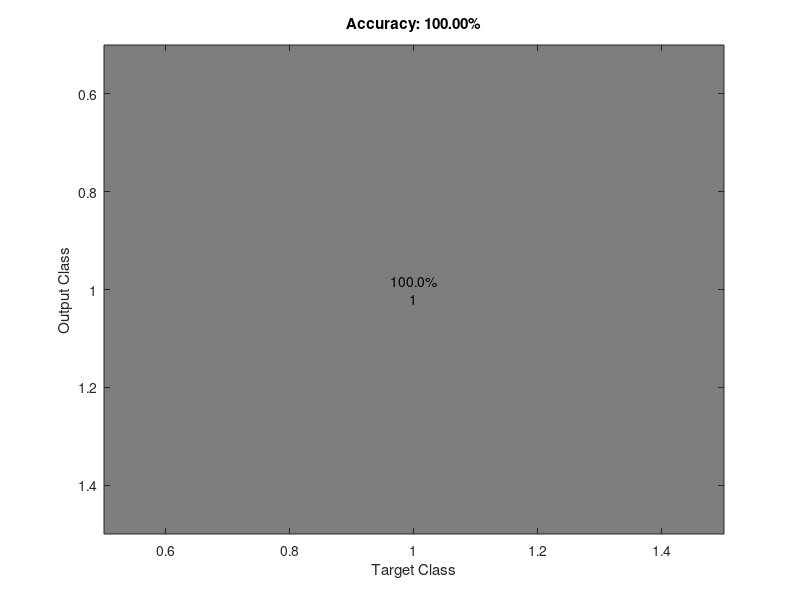

Write the MATLAB code that produced this figure. (Note: this script raises an error after producing the figure.)
function plotConfMat(varargin)

switch (nargin)
    case 0
       confmat = 1;
       labels = {'1'};
    case 1
       confmat = varargin{1};
       labels = 1:size(confmat, 1);
    otherwise
       confmat = varargin{1};
       labels = varargin{2};
end

confmat(isnan(confmat))=0; % in case there are NaN elements
numlabels = size(confmat, 1); % number of labels

% calculate the percentage accuracies
confpercent = 100*confmat./repmat(sum(confmat, 1),numlabels,1);

% plotting the colors
imagesc(confpercent);
title(sprintf('Accuracy: %.2f%%', 100*trace(confmat)/sum(confmat(:))));
ylabel('Output Class'); xlabel('Target Class');

% set the colormap
colormap(flipud(gray));

% Create strings from the matrix values and remove spaces
textStrings = num2str([confpercent(:), confmat(:)], '%.1f%%\n%d\n');
textStrings = strtrim(cellstr(textStrings));

% Create x and y coordinates for the strings and plot them
[x,y] = meshgrid(1:numlabels);
hStrings = text(x(:),y(:),textStrings(:), ...
    'HorizontalAlignment','center');

% Get the middle value of the color range
midValue = mean(get(gca,'CLim'));

% Choose white or black for the text color of the strings so
% they can be easily seen over the background color
textColors = repmat(confpercent(:) > midValue,1,3);
set(hStrings,{'Color'},num2cell(textColors,2));

% Setting the axis labels
set(gca,'XTick',1:numlabels,...
    'XTickLabel',labels,...
    'YTick',1:numlabels,...
    'YTickLabel',labels,...
    'TickLength',[0 0]);
end